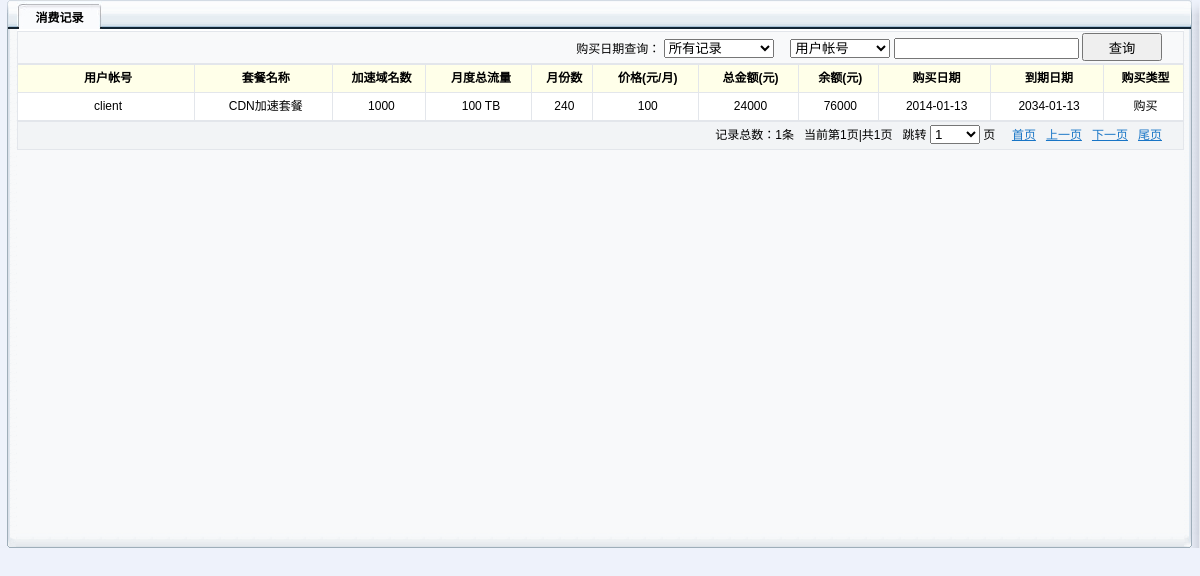
/fikcdn/admin/buy_history.php (signed in), run on the app's committed database.
### tables this page shows
CREATE TABLE `fikcdn_buyhistory` (
  `id` int(4) unsigned NOT NULL AUTO_INCREMENT,
  `username` varchar(64) NOT NULL,
  `buy_id` int(4) NOT NULL,
  `price` float NOT NULL,
  `month` smallint(2) NOT NULL,
  `buy_time` bigint(8) NOT NULL,
  `end_time` bigint(8) NOT NULL,
  `auto_renew` smallint(2) DEFAULT NULL,
  `domain_num` smallint(2) NOT NULL,
  `data_flow` bigint(8) NOT NULL,
  `balance` float DEFAULT NULL,
  `type` smallint(1) NOT NULL DEFAULT '1',
  `ip` varchar(16) NOT NULL,
  `note` varchar(128) DEFAULT NULL,
  `frist_month_money` float DEFAULT '0',
  UNIQUE KEY `id` (`id`)
);

CREATE TABLE `fikcdn_product` (
  `id` int(4) unsigned NOT NULL AUTO_INCREMENT,
  `name` varchar(64) NOT NULL,
  `price` float NOT NULL,
  `data_flow` bigint(8) NOT NULL DEFAULT '0',
  `domain_num` int(4) NOT NULL,
  `is_online` smallint(2) NOT NULL DEFAULT '0',
  `begin_time` bigint(8) NOT NULL,
  `note` text,
  `is_checks` smallint(2) DEFAULT NULL,
  `group_id` int(4) NOT NULL,
  `max_bandwidth` int(4) DEFAULT '0',
  `dns_cname` varchar(64) DEFAULT NULL,
  UNIQUE KEY `id` (`id`)
);

### fikcdn/function/define.php (called while the page is built, shortened)
<?php
$PubDefine_BuyTypeStr[0]	='购买';
$PubDefine_BuyTypeStr[1]	='续费';
$PubDefine_PageShowNum	= 50;
?>

### fikcdn/function/pub_function.php (called while the page is built, shortened)
<?php
function PubFunc_MBToString($nMB)
{
	$value =round($nMB / (1024),2);
	$value =round($nMB / (1024*1024),2);
	if($value<1024)
	{
		$sReturn=$value." TB";
		return $sReturn;
	}
	$sReturn=$value." TB";
	return $sReturn;
}
?>

### fikcdn/admin/buy_history.php (the view, shortened to what this page needs)
<?php
include_once("./head.php");
$timeval 	= isset($_GET['timeval'])?$_GET['timeval']:'';
$sType 		= isset($_GET['type'])?$_GET['type']:'';
$sKeyword 	= isset($_GET['keyword'])?$_GET['keyword']:'';
?>
<div style="min-width:1160px;">
<table width="100%" border="0" cellpadding="0" cellspacing="0" bgcolor="#F8F9FA">
  <tr>
    <td width="17" valign="top" background="../images/mail_leftbg.gif"><img src="../images/left-top-right.gif" width="17" height="29" /></td>
    <td valign="top" background="../images/content-bg.gif">
	   <table width="100%" height="31" border="0" cellpadding="0" cellspacing="0" class="left_topbg" id="table2" >
			<tr height="31" class="TabToolTitle">
				<td height="31" width="85"><span class="title_bt">消费记录</span></td>
				<td width="95%"></td>
			</tr>
        </table>
	</td>
    <td width="16" valign="top" background="../images/mail_rightbg.gif"><img src="../images/nav-right-bg.gif" width="16" height="29" /></td>
  </tr>
  <tr height="500">
	  <td valign="middle" background="../images/mail_leftbg.gif">&nbsp;</td>
	  <td valign="top">
	  		<table width="800" border="0" class="dataintable">
			<tr height="30">
			<td><div class="div_search_title">购买日期查询：
				<select id="timeSelect" style="width:110px" onChange="selectTimeval()">
					<option value="0" <?php if($timeval==0 || strlen($timeval)<=0 ) echo 'selected="selected"';   ?> >所有记录</option>
					</select>&nbsp;&nbsp;&nbsp;&nbsp;
					<select id="searchSelect" name="searchSelect" style="width:100px">
						<option value="username">用户帐号</option>
					</select>
					<input id="txtKeyword" name="txtKeyword" type="text" size="20" maxlength="64"  value="<?php echo $sKeyword; ?>" />
					<input name="btn_search"  type="submit" style="width:80px;height:28px" id="btn_search" value="查询" style="cursor:pointer;" onClick="fikcdn_search();" />
				</div></td>
			</tr>
		</table>
		<div id="div_search_result">
		  <table width="800" border="0" class="dataintable">
			<tr>
				<th align="center" width="130">用户帐号</th>
				<th align="center" width="100">套餐名称</th>
				<th align="center" width="65">加速域名数</th>
				<th align="center" width="75">月度总流量</th>
				<th align="center" width="40">月份数</th>
				<th align="center" width="75">价格(元/月)</th>
				<th align="center" width="70">总金额(元)</th>
				<th align="center" width="55">余额(元)</th>
				<th align="center" width="80">购买日期</th>
				<th align="center" width="80">到期日期</th>
				<th align="center" width="55">购买类型</th>
			</tr>
<?php
	$nPage 		= isset($_GET['page'])?$_GET['page']:'';
	if(!is_numeric($nPage))
	{
		$nPage=1;
	}
	$db_link = FikCDNDB_Connect();
	if($db_link)
	{
		$timeval 	= mysql_real_escape_string($timeval);
		$sKeyword 	= mysql_real_escape_string($sKeyword);
		do
		{
			$total_host 	= 0;
			if($timeval>0)
			{
				$this_timeval = (time()-$timeval*60*60*24);
				if(strlen($sKeyword)<=0)
				{
					$sql = "SELECT count(*) FROM fikcdn_buyhistory WHERE buy_time>'$this_timeval';";
				}
				else
				{
					if($sType=="username")
					{
						$sql = "SELECT count(*) FROM fikcdn_buyhistory WHERE buy_time>'$this_timeval' AND username like '%$sKeyword%';";
					}
				}
			}
			else
			{
				if(strlen($sKeyword)<=0)
				{
					$sql = "SELECT count(*) FROM fikcdn_buyhistory;";
				}
				else
				{
					if($sType=="username")
					{
						$sql = "SELECT count(*) FROM fikcdn_buyhistory WHERE username like '%$sKeyword%';";
					}
				}
			}
			$result = mysql_query($sql,$db_link);
			if($result&&mysql_num_rows($result)>0)
			{
				$total_host  = mysql_result($result,0,"count(*)");
			}
			$total_pages = floor($total_host/$PubDefine_PageShowNum);
			if(($total_host%$PubDefine_PageShowNum)>0)
			{
				$total_pages+=1;
			}
			$pagedown = $nPage+1;
			if($pagedown>$total_pages)
			{
				$pagedown = $total_pages;
			}
			$pageup = $nPage-1;
			if($pageup<=0)
			{
				$pageup = 1;
			}
			$offset = (($nPage-1)*$PubDefine_PageShowNum);
			if($timeval>0)
			{
				if(strlen($sKeyword)<=0)
				{
					$sql = "SELECT * FROM fikcdn_buyhistory WHERE buy_time>'$this_timeval' ORDER BY id DESC Limit $offset,$PubDefine_PageShowNum;";
				}
				else
				{
					if($sType=="username")
					{
						$sql = "SELECT * FROM fikcdn_buyhistory WHERE buy_time>'$this_timeval' AND username like '%$sKeyword%' ORDER BY id DESC Limit $offset,$PubDefine_PageShowNum;";
					}
				}
			}
			else
			{
				if(strlen($sKeyword)<=0)
				{
					$sql = "SELECT * FROM fikcdn_buyhistory ORDER BY id DESC Limit $offset,$PubDefine_PageShowNum;";
				}
				else
				{
					if($sType=="username")
					{
						$sql = "SELECT * FROM fikcdn_buyhistory WHERE username like '%$sKeyword%' ORDER BY id DESC Limit $offset,$PubDefine_PageShowNum;";
					}
				}
			}
			$result = mysql_query($sql,$db_link);
			$row_count=mysql_num_rows($result);
			for($i=0;$i<$row_count;$i++)
			{
				$username  		= mysql_result($result,$i,"username");
				$buy_id	  		= mysql_result($result,$i,"buy_id");
				$price   		= mysql_result($result,$i,"price");
				$month   		= mysql_result($result,$i,"month");
				$domain_num  	= mysql_result($result,$i,"domain_num");
				$data_flow  	= mysql_result($result,$i,"data_flow");
				$balance  		= mysql_result($result,$i,"balance");
				$buy_time   	= mysql_result($result,$i,"buy_time");
				$end_time   	= mysql_result($result,$i,"end_time");
				$type   		= mysql_result($result,$i,"type");
				$total_money = $price*$month;
				$sql = "SELECT * FROM fikcdn_buy WHERE id='$buy_id'";
				$result2 = mysql_query($sql,$db_link);
				if($result2 && mysql_num_rows($result2)>0)
				{
					$product_id  = mysql_result($result2,0,"product_id");
					$sql = "SELECT * FROM fikcdn_product WHERE id='$product_id'";
					$result2 = mysql_query($sql,$db_link);
					if($result2 && mysql_num_rows($result2)>0)
					{
						$product_name  = mysql_result($result2,0,"name");
					}
				}
				echo '<tr bgcolor="#FFFFFF" align="center" onMouseMove="Event_trOnMouseOver(this)" onMouseOut="Event_trOnMouseOut(this)">';
				echo '<td>'.$username.'</td>';
				echo '<td>'.$product_name.'</td>';
				echo '<td>'.$domain_num.'</td>';
				echo '<td>'.PubFunc_MBToString($data_flow).'</td>';
				echo '<td>'.$month.'</td>';
				echo '<td>'.$price.'</td>';
				echo '<td>'.$total_money.'</td>';
				echo '<td>'.$balance.'</td>';
				echo '<td>'.date("Y-m-d",$buy_time).'</td>';
				echo '<td>'.date("Y-m-d",$end_time).'</td>';
				echo '<td>'.$PubDefine_BuyTypeStr[$type].'</td>';
				echo '</tr>';
			}
		}while(0);
	}
?>
		 </table></div>
		 <table width="800" border="0" class="disc">
			<tr>
			<td bgcolor="#FFFFE6"><div class="div_page_bar"> 记录总数：<?php echo $total_host;?>条&nbsp;&nbsp;&nbsp;当前第<?php echo $nPage; ?>页|共<?php echo $total_pages; ?>页&nbsp;&nbsp;&nbsp;跳转
				<select id="pagesSelect" name="pagesSelect" style="width:50px" onChange="selectPage(this)">
				<?php
					for($i=1;$i<=$total_pages;$i++){
						if($nPage==$i)
						{
							echo '<option value="'.$i.'" selected="selected">'.$i.'</option>';
						}
						else
						{
							echo '<option value="'.$i.'">'.$i.'</option>';
						}
					}
				?>
				</select>
				页&nbsp;&nbsp;&nbsp;&nbsp;
				<a href="buy_history.php?page=1&action=first&timeval=<?php echo $timeval.'&type='.$sType.'&keyword='.$sKeyword; ?>">首页</a>&nbsp;&nbsp;
				<a href="buy_history.php?page=<?php echo $pageup.'&type='.$sType.'&keyword='.$sKeyword; ?>&action=pageup&timeval=<?php echo $timeval; ?>">上一页</a>&nbsp;&nbsp;
				<a href="buy_history.php?page=<?php echo $pagedown.'&type='.$sType.'&keyword='.$sKeyword; ?>&action=pagedown&timeval=<?php echo $timeval; ?> ">下一页</a>&nbsp;&nbsp;
				<a href="buy_history.php?page=<?php echo $total_pages.'&type='.$sType.'&keyword='.$sKeyword; ?>&action=tail&timeval=<?php echo $timeval; ?>">尾页 </a></div></td>
			</tr>
		</table>
	  </td>
	  <td background="../images/mail_rightbg.gif">&nbsp;</td>
  </tr>
   <tr>
    <td valign="bottom" background="../images/mail_leftbg.gif"><img src="../images/buttom_left2.gif" width="17" height="17" /></td>
    <td background="../images/buttom_bgs.gif"><img src="../images/buttom_bgs.gif" width="17" height="17"></td>
    <td valign="bottom" background="../images/mail_rightbg.gif"><img src="../images/buttom_right2.gif" width="16" height="17" /></td>
  </tr>
</table>
</div>
<?php
include_once("./tail.php");
?>

### fikcdn/css/main.css (style rules this page uses)
a:link, a:hover, a:active, a:visited { font-size:12px; color: #004499; font-family: verdana, Tahoma, Arial, "΢���ź�", "����", sans-serif; text-decoration: none; }
.left_topbg { background-image: url(../images/content-bg.gif); background-repeat: repeat-x; }
.title_bt { font-size: 12px; line-height: 26px; font-weight: bold; width:85px; color: #000000; background-image: url(../images/top_bt.jpg); background-repeat: no-repeat; display: block; padding-top: 5px; text-align:center; }
.div_page_bar { margin:0,0,0,0; float:right; padding-right:20px; }
.div_search_title { margin:0,0,0,0; float:right; padding-right:20px; }

### fikcdn/css/table.css (style rules this page uses)
table.dataintable { font-family: verdana, Tahoma, Arial, "΢���ź�", "����", sans-serif; margin-top:0px; border-collapse:collapse; border:1px solid #E3E6EB; width:100%; }
table.dataintable th { font-family: verdana, Tahoma, Arial, "΢���ź�", "����", sans-serif; font-size: 12px; line-height:25px; background-color:#FFFFE9; border:1px solid #E3E6EB; padding-left:5px; }
table.dataintable td { font-family: verdana, Tahoma, Arial, "΢���ź�", "����", sans-serif; font-size: 12px; line-height:25px; border:1px solid #E3E6EB; padding-left:5px; }
table .disc a:link, a:hover, a:active, a:visited { font-size:12px; color: #1875C6; font-family: verdana, Tahoma, Arial, "΢���ź�", "����", sans-serif; text-decoration: underline; }
table.disc { font-family: verdana, Tahoma, Arial, "΢���ź�", "����", sans-serif; margin-top:0px; border-collapse:collapse; border:1px solid #E3E6EB; width:100%; }
table.disc td { font-family: verdana, Tahoma, Arial, "΢���ź�", "����", sans-serif; font-size: 12px; line-height:25px; border:1px solid #E3E6EB; background-color:#F2F4F6; padding-left:5px; }

### data on the page
fikcdn_buyhistory: username "client", fikcdn_product.name "CDN加速套餐", domain_num "1000", data_flow "100 TB", month "240", price "100", total_money "24000", balance "76000", buy_time "2014-01-13", end_time "2034-01-13", type "购买"

### other printed values
$total_host "1"
$nPage "1"
$total_pages "1"
form field pagesSelect "1"
